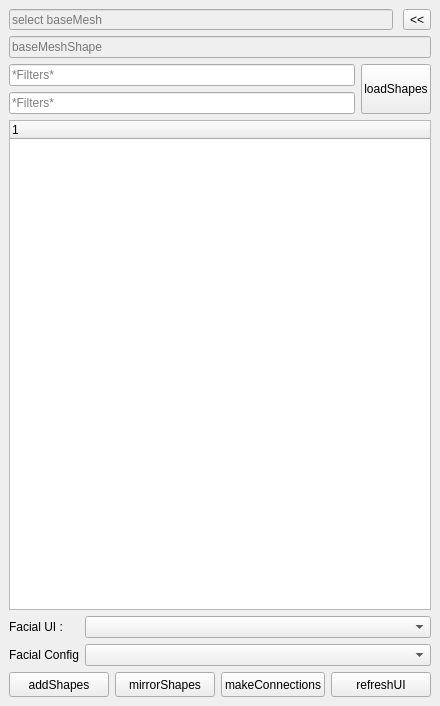
<?xml version="1.0" encoding="UTF-8"?>
<ui version="4.0">
 <class>MainWindow</class>
 <widget class="QMainWindow" name="MainWindow">
  <property name="geometry">
   <rect>
    <x>0</x>
    <y>0</y>
    <width>440</width>
    <height>706</height>
   </rect>
  </property>
  <property name="windowTitle">
   <string>MainWindow</string>
  </property>
  <widget class="QWidget" name="centralwidget">
   <layout class="QGridLayout" name="gridLayout">
    <item row="0" column="0">
     <layout class="QVBoxLayout" name="verticalLayout">
      <item>
       <layout class="QHBoxLayout" name="horizontalLayout_2">
        <property name="spacing">
         <number>10</number>
        </property>
        <item>
         <widget class="QLineEdit" name="baseMeshName_le">
          <property name="enabled">
           <bool>false</bool>
          </property>
          <property name="minimumSize">
           <size>
            <width>0</width>
            <height>20</height>
           </size>
          </property>
          <property name="placeholderText">
           <string>select baseMesh</string>
          </property>
         </widget>
        </item>
        <item>
         <widget class="QToolButton" name="selectBaseMesh_tb">
          <property name="text">
           <string>&lt;&lt;</string>
          </property>
         </widget>
        </item>
       </layout>
      </item>
      <item>
       <widget class="QLineEdit" name="baseMeshShape_le">
        <property name="enabled">
         <bool>false</bool>
        </property>
        <property name="minimumSize">
         <size>
          <width>0</width>
          <height>20</height>
         </size>
        </property>
        <property name="placeholderText">
         <string>baseMeshShape</string>
        </property>
       </widget>
      </item>
      <item>
       <layout class="QHBoxLayout" name="horizontalLayout_3">
        <item>
         <layout class="QVBoxLayout" name="verticalLayout_6">
          <item>
           <widget class="QLineEdit" name="mainfileter_le">
            <property name="minimumSize">
             <size>
              <width>0</width>
              <height>20</height>
             </size>
            </property>
            <property name="placeholderText">
             <string>*Filters*</string>
            </property>
           </widget>
          </item>
          <item>
           <widget class="QLineEdit" name="interFileter_le">
            <property name="minimumSize">
             <size>
              <width>0</width>
              <height>20</height>
             </size>
            </property>
            <property name="placeholderText">
             <string>*Filters*</string>
            </property>
           </widget>
          </item>
         </layout>
        </item>
        <item>
         <widget class="QToolButton" name="loadShapes_tb">
          <property name="sizePolicy">
           <sizepolicy hsizetype="Fixed" vsizetype="Preferred">
            <horstretch>0</horstretch>
            <verstretch>0</verstretch>
           </sizepolicy>
          </property>
          <property name="maximumSize">
           <size>
            <width>70</width>
            <height>90</height>
           </size>
          </property>
          <property name="text">
           <string>loadShapes</string>
          </property>
         </widget>
        </item>
       </layout>
      </item>
      <item>
       <widget class="QTreeWidget" name="mainShapes_tw">
        <property name="sizePolicy">
         <sizepolicy hsizetype="Preferred" vsizetype="MinimumExpanding">
          <horstretch>0</horstretch>
          <verstretch>0</verstretch>
         </sizepolicy>
        </property>
        <property name="minimumSize">
         <size>
          <width>150</width>
          <height>190</height>
         </size>
        </property>
        <column>
         <property name="text">
          <string notr="true">1</string>
         </property>
        </column>
       </widget>
      </item>
      <item>
       <layout class="QHBoxLayout" name="horizontalLayout_6">
        <item>
         <widget class="QLabel" name="label">
          <property name="sizePolicy">
           <sizepolicy hsizetype="Fixed" vsizetype="Preferred">
            <horstretch>0</horstretch>
            <verstretch>0</verstretch>
           </sizepolicy>
          </property>
          <property name="minimumSize">
           <size>
            <width>70</width>
            <height>20</height>
           </size>
          </property>
          <property name="maximumSize">
           <size>
            <width>70</width>
            <height>20</height>
           </size>
          </property>
          <property name="text">
           <string>Facial UI :</string>
          </property>
         </widget>
        </item>
        <item>
         <widget class="QComboBox" name="facialUI_cb"/>
        </item>
       </layout>
      </item>
      <item>
       <layout class="QHBoxLayout" name="horizontalLayout">
        <item>
         <widget class="QLabel" name="label_2">
          <property name="sizePolicy">
           <sizepolicy hsizetype="Fixed" vsizetype="Preferred">
            <horstretch>0</horstretch>
            <verstretch>0</verstretch>
           </sizepolicy>
          </property>
          <property name="minimumSize">
           <size>
            <width>70</width>
            <height>20</height>
           </size>
          </property>
          <property name="maximumSize">
           <size>
            <width>70</width>
            <height>20</height>
           </size>
          </property>
          <property name="text">
           <string>Facial Config : </string>
          </property>
         </widget>
        </item>
        <item>
         <widget class="QComboBox" name="facialConfig_cb"/>
        </item>
       </layout>
      </item>
      <item>
       <layout class="QHBoxLayout" name="horizontalLayout_5">
        <item>
         <widget class="QToolButton" name="addShapes_b">
          <property name="sizePolicy">
           <sizepolicy hsizetype="Preferred" vsizetype="Preferred">
            <horstretch>0</horstretch>
            <verstretch>0</verstretch>
           </sizepolicy>
          </property>
          <property name="minimumSize">
           <size>
            <width>100</width>
            <height>25</height>
           </size>
          </property>
          <property name="maximumSize">
           <size>
            <width>150</width>
            <height>60</height>
           </size>
          </property>
          <property name="text">
           <string>addShapes</string>
          </property>
         </widget>
        </item>
        <item>
         <widget class="QToolButton" name="mirrorShapes_b">
          <property name="sizePolicy">
           <sizepolicy hsizetype="Preferred" vsizetype="Preferred">
            <horstretch>0</horstretch>
            <verstretch>0</verstretch>
           </sizepolicy>
          </property>
          <property name="minimumSize">
           <size>
            <width>100</width>
            <height>25</height>
           </size>
          </property>
          <property name="maximumSize">
           <size>
            <width>150</width>
            <height>60</height>
           </size>
          </property>
          <property name="text">
           <string>mirrorShapes</string>
          </property>
         </widget>
        </item>
        <item>
         <widget class="QToolButton" name="makeConnections_b">
          <property name="sizePolicy">
           <sizepolicy hsizetype="Preferred" vsizetype="Preferred">
            <horstretch>0</horstretch>
            <verstretch>0</verstretch>
           </sizepolicy>
          </property>
          <property name="minimumSize">
           <size>
            <width>100</width>
            <height>25</height>
           </size>
          </property>
          <property name="maximumSize">
           <size>
            <width>150</width>
            <height>60</height>
           </size>
          </property>
          <property name="text">
           <string>makeConnections</string>
          </property>
         </widget>
        </item>
        <item>
         <widget class="QToolButton" name="refreshUI_b">
          <property name="sizePolicy">
           <sizepolicy hsizetype="Preferred" vsizetype="Preferred">
            <horstretch>0</horstretch>
            <verstretch>0</verstretch>
           </sizepolicy>
          </property>
          <property name="minimumSize">
           <size>
            <width>100</width>
            <height>25</height>
           </size>
          </property>
          <property name="maximumSize">
           <size>
            <width>150</width>
            <height>60</height>
           </size>
          </property>
          <property name="text">
           <string>refreshUI</string>
          </property>
         </widget>
        </item>
       </layout>
      </item>
     </layout>
    </item>
   </layout>
  </widget>
  <widget class="QMenuBar" name="menubar">
   <property name="geometry">
    <rect>
     <x>0</x>
     <y>0</y>
     <width>440</width>
     <height>21</height>
    </rect>
   </property>
  </widget>
 </widget>
 <resources/>
 <connections/>
</ui>
